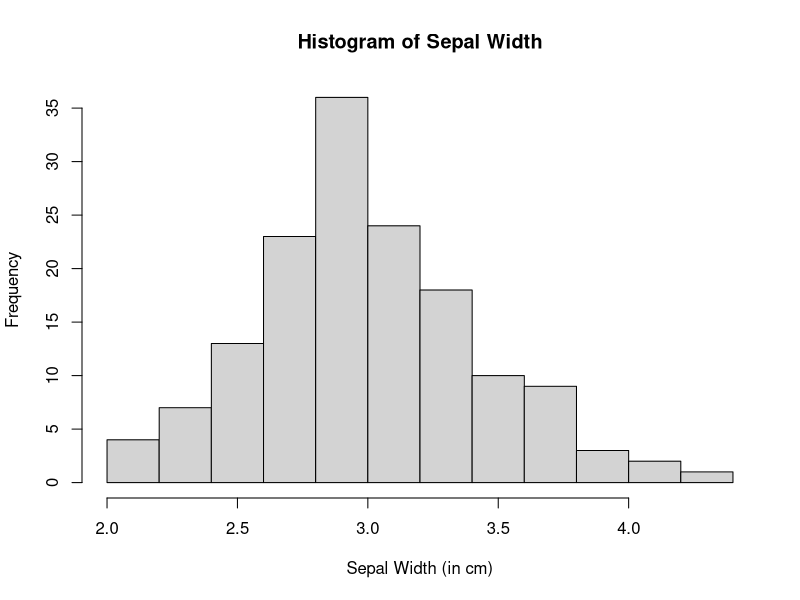

Write the R code that produced this figure.
# INSTALL AND LOAD PACKAGES   ###################

# Load base packages manually
library(datasets)  # For example datasets

# LOAD AND PREPARE DATA   ###################

?iris
df <- iris
head(df)

# COMMENT OUT LINES   ###################

# Use comments to disable commands
hist(df$Sepal.Width,
  # col  = "#CD0000",  # red3
  # border = NA,  # No borders
  main = "Histogram of Sepal Width",
  xlab = "Sepal Width (in cm)")

# THIS IS A LEVEL 1 HEADER   ###################

## This Is a Level 2 Header ==========

### This is a level 3 header. ----------

# CLEAN UP   ###################

# Clear environment
rm(list = ls()) 

# Clear packages
detach("package:datasets", unload = TRUE)  # For base

# Clear plots
dev.off()  # But only if there IS a plot

# Clear console
cat("\014")  # ctrl+L
